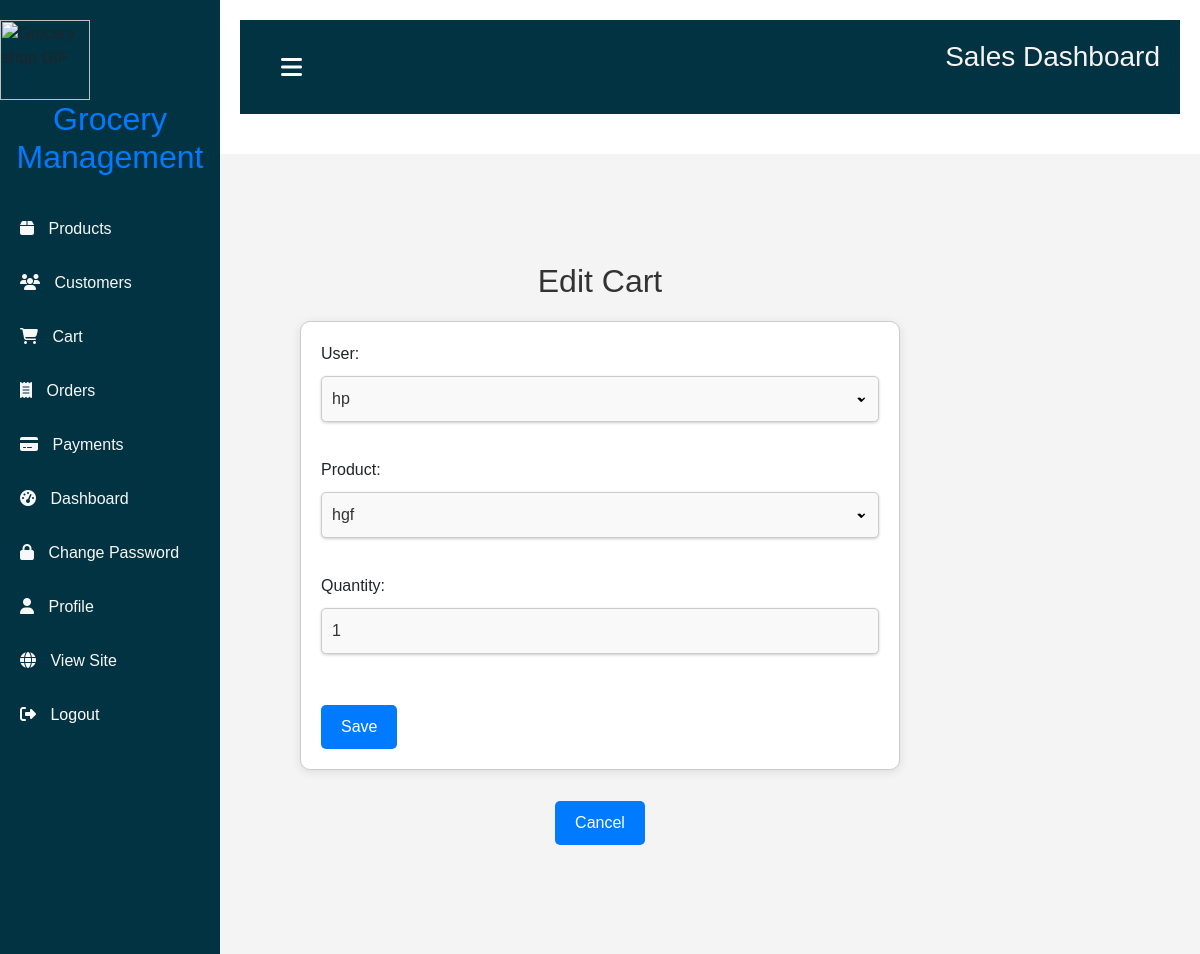
Screenshot of /carts/edit/8/ with the database file from the repository.
### app/models.py (models this page shows, shortened)
class Cart(models.Model):
    user=models.ForeignKey(User,on_delete=models.CASCADE)
    product=models.ForeignKey(Product,on_delete=models.CASCADE)
    quantity =models.PositiveIntegerField(default=1)

### app/views.py (the view)
# urls.py: path('carts/edit/<int:pk>/', cart_edit, name='cart_edit'),
def cart_edit(request, pk):
    cart = get_object_or_404(Cart, pk=pk)
    if request.method == 'POST':
        form = CartForm(request.POST, instance=cart)
        if form.is_valid():
            form.save()
            return redirect('cart_list')
    else:
        form = CartForm(instance=cart)
    return render(request, 'admin/cart_management.html', {'form': form})

### app/forms.py
class CartForm(forms.ModelForm):
    class Meta:
        model = Cart
        fields = ['user', 'product', 'quantity']

### app/models.py (called while the page is built)
    def __str__(self):
        return self.title

### app/templates/admin/cart_management.html (shortened to what this page needs)
{% block content %}
<div class="sidebar">
    {% include 'admin/sidebar.html' %}
</div>
<div class="form-container">
    <h2>{% if form.instance.pk %}Edit{% else %}Add{% endif %} Cart</h2>
    <form method="post">
        {{ form.as_p }}
        <button type="submit" class="button">Save</button>
    </form>
    <a href="{% url 'cart_list' %}" class="button">Cancel</a>
</div>
{% endblock %}

### app/static/app/styles.css (style rules this page uses)
body { font-family: Arial, sans-serif; margin: 0; padding-top:40%; }
h2 { color: #35424a; }
.button { background: #35424a; color: #ffffff; padding: 10px 15px; text-decoration: none; border: none; cursor: pointer; border-radius: 5px; }

### app/templates/admin/sidebar.html (style rules this page uses)
body { margin: 0; padding: 0; font-family: Arial, sans-serif; }

### app/templates/admin/cart_management.html (style rules this page uses)
.form-container { display: flex; flex-direction: column; align-items: center; justify-content: center; min-height: 100vh; background-color: #f4f4f4; padding: 20px; }
h2 { margin-bottom: 20px; color: #333; }
.button { margin-top: 15px; padding: 10px 20px; background-color: #007bff; color: white; border: none; border-radius: 5px; cursor: pointer; text-align: center; text-decoration: none; }
form { width: 100%; max-width: 600px; padding: 20px; border: 1px solid #ccc; border-radius: 10px; box-shadow: 0 2px 10px rgba(0, 0, 0, 0.1); background-color: #ffffff; }
input[type="text"], input[type="email"], input[type="password"], input[type="number"], textarea, select { width: 100%; padding: 10px; margin-top: 10px; margin-bottom: 20px; border: 1px solid #ccc; border-radius: 5px; box-shadow: 0 1px 3px rgba(0, 0, 0, 0.2); transition: border-color 0.3s, box-shadow 0.3s; -webkit-appearance: none; -moz-appearance: none; appearance: none; color: #333; background-color: #f9f9f9; }
select { background-repeat: no-repeat; background-position: right 10px center; background-size: 12px; }

### rows the page displays
Cart: user "hp", product "hgf", quantity "1"
